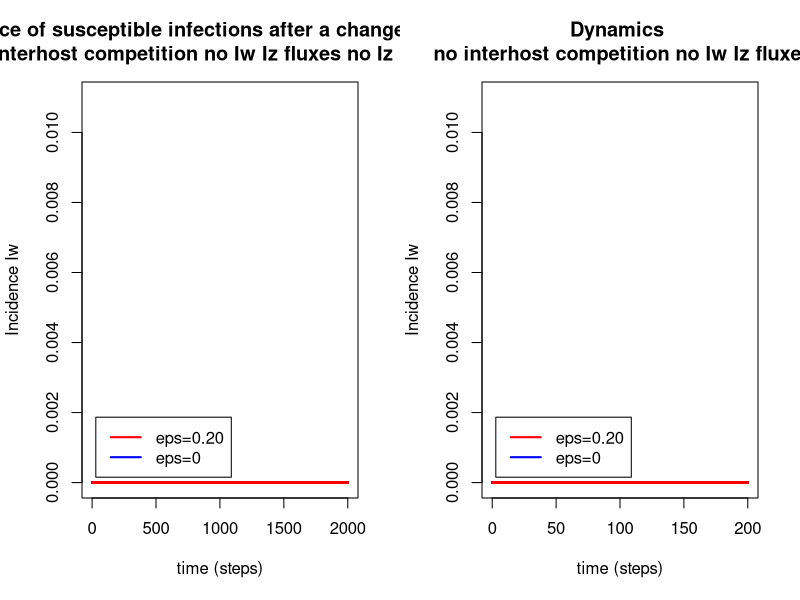
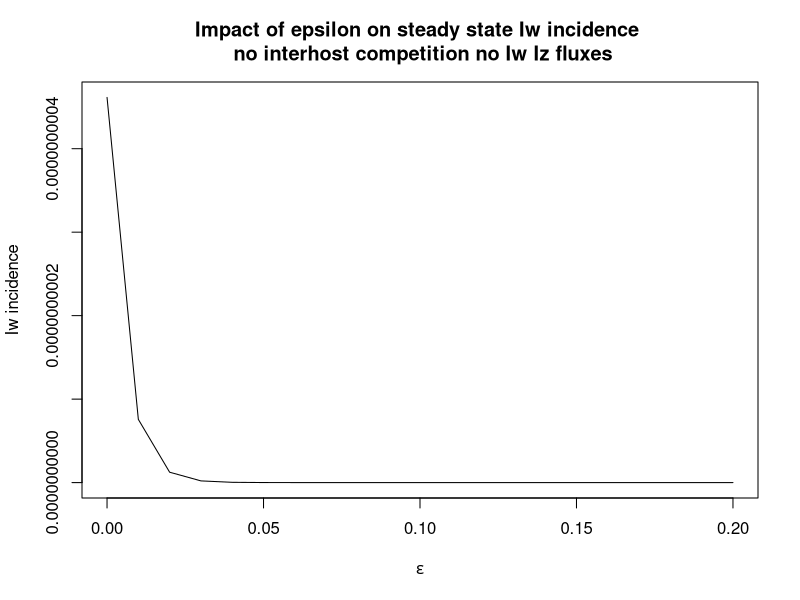
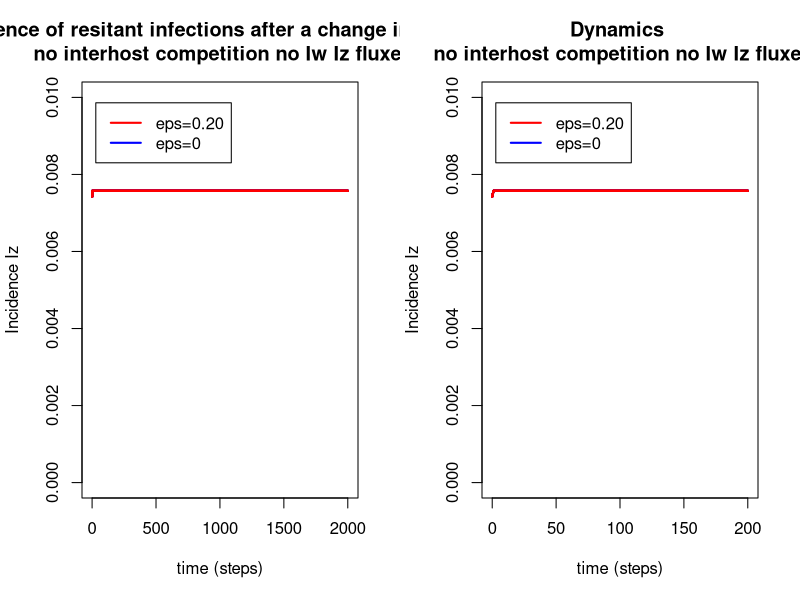
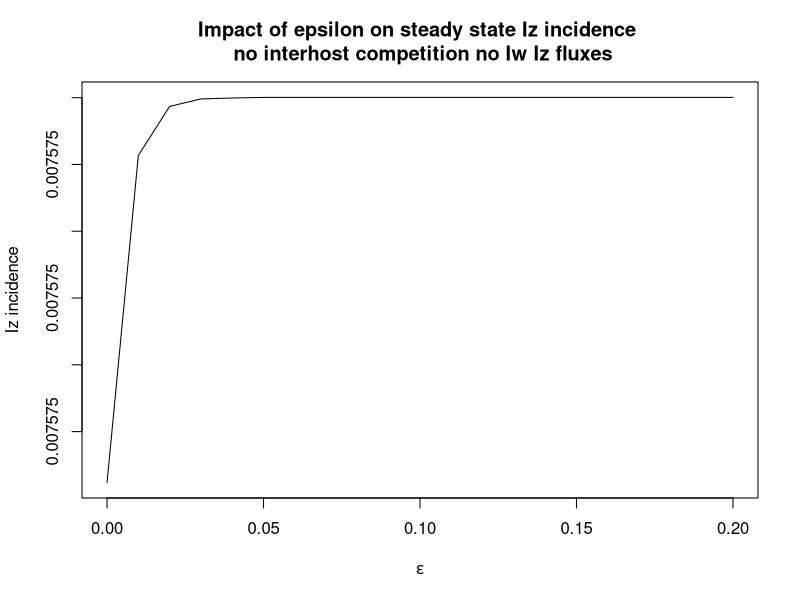
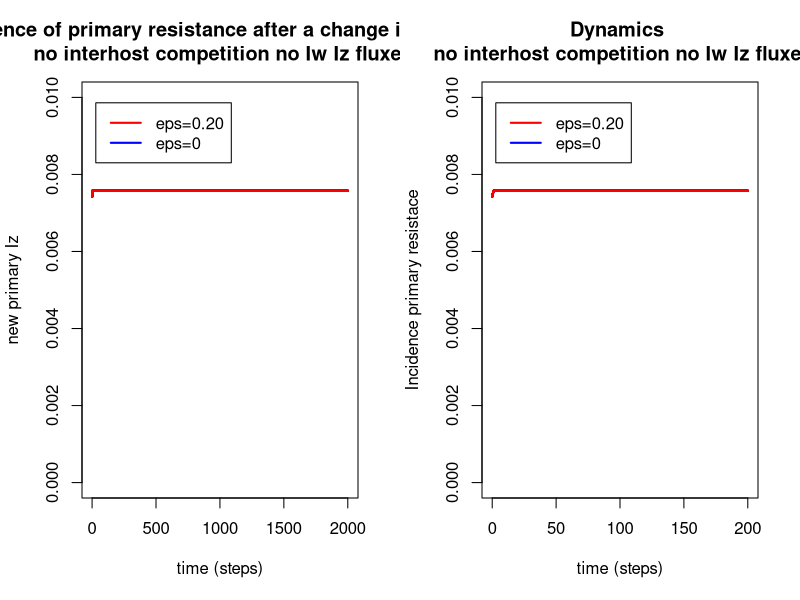
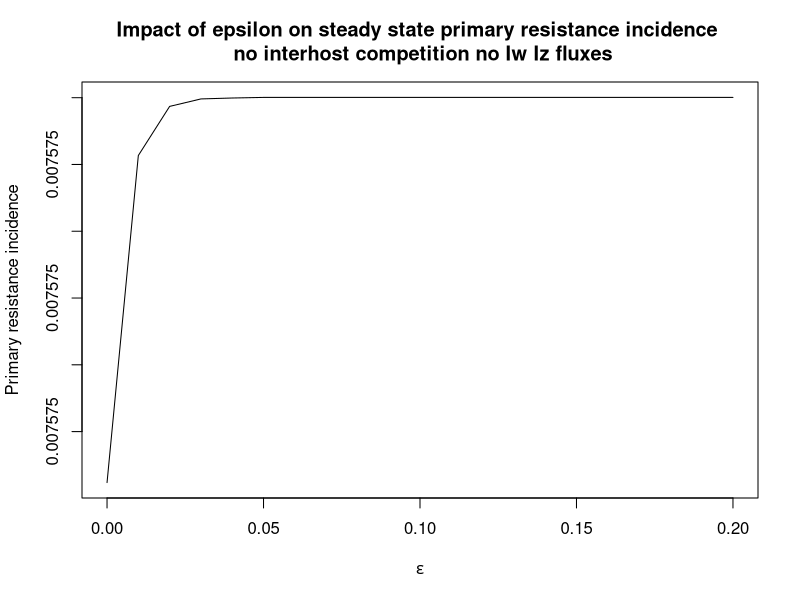
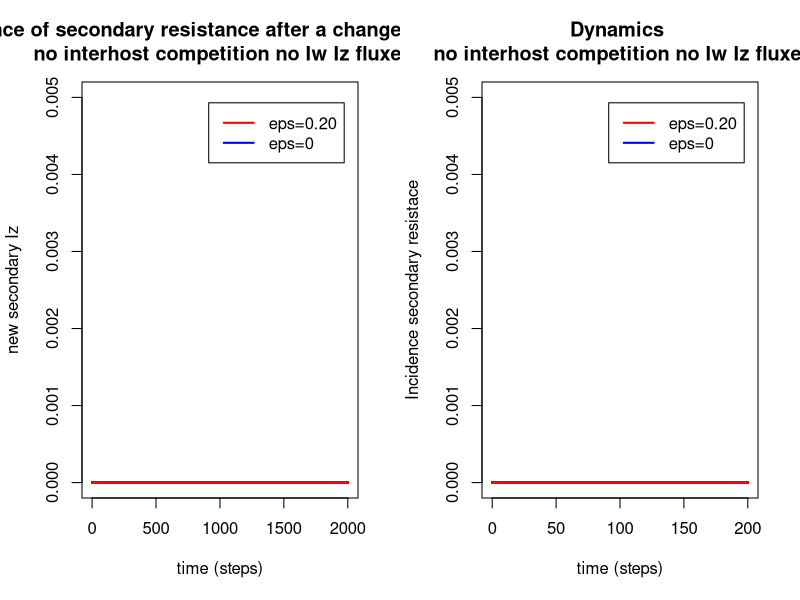
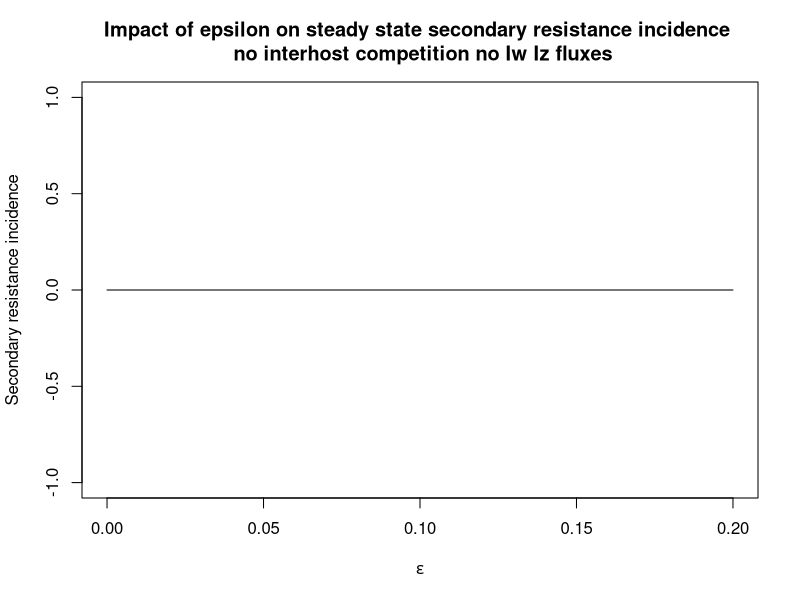

Write the R code that produced these figures, in order.
## ---- chunk 1
library(deSolve)


options("scipen" = 10)

# initial state:
N <- 1
prop <- 0.01 #initial value of Iw and Iz

# time:
a <- 2000 #time span
m <- 1 #time step

zoom <- 100 #after breakpoint 1/zoom step
zoom_area <- 2000 #time span after breakpoint - actually detailed zone rather that zoom

zooming <- 200 #zooming after break point

# parameters
pbeta_w <- 0.04 #transmission parameter of Iw
pbeta_z <- 0.04 #transmission parameter of Iz

pgammaa <- 0.01 #innate recovery rate
pgamma_tilt <- 0.1 #recovery rate of Iw when treated by antibiotics


prho <- 0.05 #probability of clinical failure

#epsilon change over time

peps <- 0.10 #initial value of the ratio of treated patients
pepsi <- seq(0,0.2,by=0.01) #variation of epsilon




## ---- chunk 2
parameters <- c(beta_w=pbeta_w, beta_z=pbeta_z, gamma=pgammaa, gamma_prim=pgamma_tilt, eps=peps)

state <- c(S=1-2*prop, Iw=prop, Iz=prop, dnewcasesIz=0, dnewcasesIw=0, dsecondaryres=0, dprimaryres=0, newS_to_Iw=0, Iz_to_Iw=0, Iw_to_S=0, Iw_to_Iz=0, newS_to_Iz=0, Iz_to_S=0)

times=seq(0, a, by=m)

SIS=function(times, state, parameters){
  with(as.list(c(state,parameters)),
       { dnewcasesIz=beta_z*Iz*S + eps*beta_z*Iz*Iw
         dnewcasesIw=beta_w*Iw*S + (1-eps)*beta_w*Iw*Iz
         dsecondaryres=0
         dprimaryres=beta_z*Iz*S + eps*beta_z*Iz*Iw
         dS = - beta_w*Iw*S - beta_z*Iz*S + gamma*(1-eps)*Iw + gamma_prim*eps*Iw + gamma*Iz
        dIw = beta_w*Iw*S - gamma*(1-eps)*Iw - gamma_prim*eps*Iw
        dIz = beta_z*Iz*S - gamma*Iz
        dnewS_to_Iw = beta_w*Iw*S
        dIz_to_Iw = (1-eps)*beta_w*Iw*Iz
        dIw_to_S = gamma*(1-eps)*Iw + gamma_prim*eps*Iw
        dIz_to_S = gamma*Iz
        dIw_to_Iz = eps*beta_z*Iz*Iw
        dnewS_to_Iz = beta_z*Iz*S
        
        
        
        list(c(dS, dIw, dIz, dnewcasesIz, dnewcasesIw, dsecondaryres, dprimaryres, dnewS_to_Iw, dIz_to_Iw, dIw_to_S,  dIw_to_Iz, dnewS_to_Iz, dIz_to_S))
       })
}

out_init=as.data.frame(
  ode(y=state, times=times, func=SIS, parms=parameters)
)

## ---- chunk 3


colglob <- colorRampPalette(c("blue", "red"))

colforcol <- colglob(length(pepsi))


linfun <- function(x, t){
  lines(t, unlist(x), lty=1, lwd=2, col=colforcol[as.numeric(parent.frame()$i)])
}
## ---- chunk 4


parameters3 <- c(beta_w=pbeta_w, beta_z=pbeta_z, gamma=pgammaa, gamma_prim=pgamma_tilt, eps=peps)


times3=seq(a, a+zoom_area, by=m/zoom)

state3 <- c(S=out_init$S[a+1], Iw=out_init$Iw[a+1], Iz=out_init$Iz[a+1], Iwz=out_init$Iwz[a+1], dnewcasesIz=0, dnewcasesIw=0, dsecondaryres=0, dprimaryres=0, newS_to_Iw=0, Iz_to_Iw=0, Iw_to_S=0, Iw_to_Iz=0, newS_to_Iz=0, Iz_to_S=0)

break_point=function(x){
  parameters3[5] <-x
  out_multi=as.data.frame(
  ode(y=state3, times=times3, func=SIS, parms=parameters3))
  return(out_multi)
}

pepsi <- seq(0, 0.20, by=0.01)

out <- do.call(cbind, lapply(pepsi,break_point))

## ---- chunk 5
#allows to calculate daily incidence
incid = function(x, zoom) {
  der <- rep(0, length(x))
  for (i in 2:length(x)) {
    der[i] <- x[i]-x[i-1]
  }
  der_day <- rep(0, round(length(der)/zoom))
  for (i in 1:round(length(der)/zoom)) {
    der_day[i] <- sum(der[((i-1)*zoom):(i*zoom)])
  }
  return(der_day)
}


## ---- chunk 6
#plotting incidence

#selecting numbers of columns in the out for twenty values of eps after intervention
nnewiz <- seq(5,ncol(out), by=14)
nnewiw <- seq(6,ncol(out), by=14)
nnewsec <- seq(7,ncol(out), by=14)
nnewprim <- seq(8,ncol(out), by=14)

nS_to_Iw <- seq(9,ncol(out), by=14)
nS_to_Iz <- seq(13,ncol(out), by=14)
nIz_to_Iw <- seq(10,ncol(out), by=14)
nIw_to_S <- seq(11,ncol(out), by=14)

nIw_to_Iz <- seq(12,ncol(out), by=14)
nIz_to_S <- seq(14,ncol(out), by=14)


#selecting columns for each incidence type
NewIz <- out[,nnewiz]
NewIw <- out[,nnewiw]
Newsec <- out[,nnewsec]
Newprim <- out[,nnewprim]

NewS_to_Iw <- out[,nS_to_Iw]
NewS_to_Iz <- out[,nS_to_Iz]
NewIz_to_Iw <- out[,nIz_to_Iw]
NewIw_to_S <- out[,nIw_to_S]
NewIz_to_S <- out[,nIz_to_S]
NewIw_to_Iz <- out[,nIw_to_Iz]

#calculating incidence
NewIz <- apply(NewIz, 2, incid, zoom)
NewIw <- apply(NewIw, 2, incid, zoom)
Newsec <- apply(Newsec, 2, incid, zoom)
Newprim <- apply(Newprim, 2, incid, zoom)


NewS_to_Iw <- apply(NewS_to_Iw, 2, incid, zoom)
NewS_to_Iz <- apply(NewS_to_Iz, 2, incid, zoom)
NewIz_to_Iw <- apply(NewIz_to_Iw, 2, incid, zoom)
NewIw_to_S <- apply(NewIw_to_S, 2, incid, zoom)
NewIz_to_S <- apply(NewIz_to_S, 2, incid, zoom)
NewIw_to_Iz <- apply(NewIw_to_Iz, 2, incid, zoom)

Newp <- NewIz/(NewIz+NewIw)
Realp <- NewS_to_Iz/(NewS_to_Iz+NewS_to_Iw)
Recov <- NewIz_to_S+NewIw_to_S
Incidence <- NewS_to_Iw+NewS_to_Iz

#timespan of testing
t2 <- seq(1, zoom_area)

#timespan of testing
linfun <- function(x, t){
  lines(t, unlist(x), lty=1, lwd=2, col=colforcol[as.numeric(parent.frame()$i)])
}

## ---- chunk 7

Iz_zoom <- NewIz[1:(zooming+1),]
Iw_zoom <- NewIw[1:(zooming+1),]
sec_zoom <- Newsec[1:(zooming+1),]
prim_zoom <- Newprim[1:(zooming+1),]
p_zoom <- Newp[1:(zooming+1),]

realp_zoom <- Realp[1:(zooming+1),]
S_to_Iw_zoom <- NewS_to_Iw[1:(zooming+1),]
S_to_Iz_zoom <- NewS_to_Iz[1:(zooming+1),]
Iz_to_Iw_zoom <- NewIz_to_Iw[1:(zooming+1),]
Iw_to_S_zoom <- NewIw_to_S[1:(zooming+1),]
Iz_to_S_zoom <- NewIz_to_S[1:(zooming+1),]
Iw_to_Iz_zoom <- NewIw_to_Iz[1:(zooming+1),]

recov_zoom <- Recov[1:(zooming+1),]
incidence_zoom <- Incidence[1:(zooming+1),]


time_zoom <- seq(0,zooming,by=m)


## ---- chunk 8
nS <- seq(2,ncol(out), by=14)
nIw <- seq(3,ncol(out), by=14)
nIz <- seq(4,ncol(out), by=14)


S <- out[,nS]
Iw <- out[,nIw]
Iz <- out[,nIz]


S_var_ss <- S[nrow(S),]
Iw_var_ss <- Iw[nrow(Iw),]
Iz_var_ss <- Iz[nrow(Iz),]


## ---- chunk 9

Iz_ss <- NewIz[nrow(NewIz),]
Iw_ss <- NewIw[nrow(NewIw),]
sec_ss <- Newsec[nrow(Newsec),]
prim_ss <- Newprim[nrow(Newprim),]
p_ss <- Newp[nrow(Newp),]


#flows of Iw
realp_ss <- Realp[nrow(Realp),]
S_to_Iw_ss <- NewS_to_Iw[nrow(NewS_to_Iw),]
S_to_Iz_ss <- NewS_to_Iz[nrow(NewS_to_Iz),]
Iz_to_Iw_ss <- NewIz_to_Iw[nrow(NewIz_to_Iw),]
Iw_to_S_ss <- NewIw_to_S[nrow(NewIw_to_S),]
Iz_to_S_ss <- NewIz_to_S[nrow(NewIz_to_S),]
Iw_to_Iz_ss <- NewIw_to_Iz[nrow(NewIw_to_Iz),]


recov_ss <- Recov[nrow(Recov),]
incidence_ss <- Incidence[nrow(Incidence),]

epsvar <- pepsi


## ---- chunk 10

par(mfrow=c(1,2))

 
plot(t2, NewIw[,11], main="Incidence of susceptible infections after a change in epsilon \n no interhost competition no Iw Iz fluxes no Iz Iw fluxes", xlab="time (steps)", ylab="Incidence Iw", ylim=c(0,0.011), lty=1, lwd=2, type="l")

capture.output(apply(NewIw, 2, linfun, t2),file='NUL') 

legend("bottomleft" , inset=.05, c("eps=0.20", "eps=0"), lty=c(1,1), lwd=c(2,2), col=c("red", "blue"))

#zoom

plot(time_zoom, Iw_zoom[,11], main="Dynamics \n no interhost competition no Iw Iz fluxes", xlab="time (steps)", ylab="Incidence Iw", ylim=c(0,0.011), lty=1, lwd=2, type="l")

capture.output(apply(Iw_zoom, 2, linfun, time_zoom), file='NUL')

legend("bottomleft" , inset=.05, c("eps=0.20", "eps=0"), lty=c(1,1), lwd=c(2,2), col=c("red", "blue"))

#steady-state Iw incidence

par(mfrow=c(1,1))
plot(epsvar, Iw_ss, xlab=expression(epsilon), ylab="Iw incidence", main = "Impact of epsilon on steady state Iw incidence \n no interhost competition no Iw Iz fluxes", type="l")
## ---- chunk 11

par(mfrow=c(1,2))

plot(t2, NewIz[,11], main="Incidence of resitant infections after a change in epsilon \n no interhost competition no Iw Iz fluxes", xlab="time (steps)", ylab="Incidence Iz", ylim=c(0,0.01), lty=1, lwd=2, type="l")

capture.output(apply(NewIz, 2, linfun, t2), file='NUL')

legend("topleft" , inset=.05, c("eps=0.20", "eps=0"), lty=c(1,1), lwd=c(2,2), col=c("red", "blue"))

#zoom

plot(time_zoom, Iz_zoom[,11], main="Dynamics \n no interhost competition no Iw Iz fluxes", xlab="time (steps)", ylab="Incidence Iz", ylim=c(0,0.01), lty=1, lwd=2, type="l")

capture.output(apply(Iz_zoom, 2, linfun, time_zoom), file='NUL')

legend("topleft" , inset=.05, c("eps=0.20", "eps=0"), lty=c(1,1), lwd=c(2,2), col=c("red", "blue"))


#steady-state Iz incidence

par(mfrow=c(1,1))
plot(epsvar, Iz_ss, xlab=expression(epsilon), ylab="Iz incidence", main = "Impact of epsilon on steady state Iz incidence \n no interhost competition no Iw Iz fluxes", type="l")

## ---- chunk 12

par(mfrow=c(1,2))

plot(t2, Newprim[,11], main="Incidence of primary resistance after a change in epsilon \n no interhost competition no Iw Iz fluxes", xlab="time (steps)", ylab="new primary Iz", ylim=c(0,0.01), lty=1, lwd=2, type="l")

capture.output(apply(Newprim, 2, linfun, t2), file='NUL')

legend("topleft" , inset=.05, c("eps=0.20", "eps=0"), lty=c(1,1), lwd=c(2,2), col=c("red", "blue"))


#zoom

plot(time_zoom, prim_zoom[,11], main="Dynamics \n no interhost competition no Iw Iz fluxes", xlab="time (steps)", ylab="Incidence primary resistace", ylim=c(0,0.01), lty=1, lwd=2, type="l")

capture.output(apply(prim_zoom, 2, linfun, time_zoom), file='NUL')

legend("topleft" , inset=.05, c("eps=0.20", "eps=0"), lty=c(1,1), lwd=c(2,2), col=c("red", "blue"))


#steady-state primary resistance incidence

par(mfrow=c(1,1))
plot(epsvar, prim_ss, xlab=expression(epsilon), ylab="Primary resistance incidence", main = "Impact of epsilon on steady state primary resistance incidence \n no interhost competition no Iw Iz fluxes", type="l")
## ---- chunk 13
par(mfrow=c(1,2))


plot(t2, Newsec[,11], main="Incidence of secondary resistance after a change in epsilon \n no interhost competition no Iw Iz fluxes", xlab="time (steps)", ylab="new secondary Iz", ylim=c(0,0.005), lty=1, lwd=2, type="l")

capture.output(apply(Newsec, 2, linfun, t2), file='NUL')

legend("topright" , inset=.05, c("eps=0.20", "eps=0"), lty=c(1,1), lwd=c(2,2), col=c("red", "blue"))

#zoom

plot(time_zoom, sec_zoom[,11], main="Dynamics \n no interhost competition no Iw Iz fluxes", xlab="time (steps)", ylab="Incidence secondary resistace", ylim=c(0,0.005), lty=1, lwd=2, type="l")

capture.output(apply(sec_zoom, 2, linfun, time_zoom), file='NUL')

legend("topright" , inset=.05, c("eps=0.20", "eps=0"), lty=c(1,1), lwd=c(2,2), col=c("red", "blue"))


#steady-state sec resistance incidence

par(mfrow=c(1,1))
plot(epsvar, sec_ss, xlab=expression(epsilon), ylab="Secondary resistance incidence", main = "Impact of epsilon on steady state secondary resistance incidence \n no interhost competition no Iw Iz fluxes", type="l")
## ---- chunk 14

par(mfrow=c(1,2))

plot(t2, Newp[,11], main="Estimated p after a change in epsilon \n no interhost competition no Iw Iz fluxes", xlab="time (steps)", ylab="p", ylim=c(0,1), lty=1, lwd=2, type="l")

capture.output(apply(Newp, 2, linfun, t2), file='NUL')

legend("topleft" , inset=.05, c("eps=0.20", "eps=0"), lty=c(1,1), lwd=c(2,2), col=c("red", "blue"))

#zoom

plot(time_zoom, p_zoom[,11], main="Dynamics \n no interhost competition no Iw Iz fluxes", xlab="time (steps)", ylab="p", ylim=c(0,1), lty=1, lwd=2, type="l")

capture.output(apply(p_zoom, 2, linfun, time_zoom), file='NUL')

legend("topleft" , inset=.05, c("eps=0.20", "eps=0"), lty=c(1,1), lwd=c(2,2), col=c("red", "blue"))



#steady-state p incidence

par(mfrow=c(1,1))
plot(epsvar, p_ss, xlab=expression(epsilon), ylab="p", main = "Impact of epsilon on steady state p \n no interhost competition no Iw Iz fluxes", type="l")
## ---- chunk 15

par(mfrow=c(1,2))

plot(t2, Realp[,11], main="Estimated real p after a change in epsilon \n no interhost competition no Iw Iz fluxes", xlab="time (steps)", ylab="Real p", ylim=c(0,1), lty=1, lwd=2, type="l")

capture.output(apply(Newp, 2, linfun, t2), file='NUL')

legend("topleft" , inset=.05, c("eps=0.20", "eps=0"), lty=c(1,1), lwd=c(2,2), col=c("red", "blue"))

#zoom

plot(time_zoom, realp_zoom[,11], main="Dynamics \n no interhost competition no Iw Iz fluxes", xlab="time (steps)", ylab="real p", ylim=c(0,1), lty=1, lwd=2, type="l")

capture.output(apply(realp_zoom, 2, linfun, time_zoom), file='NUL')

legend("topleft" , inset=.05, c("eps=0.20", "eps=0"), lty=c(1,1), lwd=c(2,2), col=c("red", "blue"))



#steady-state real p incidence

par(mfrow=c(1,1))
plot(epsvar, realp_ss, xlab=expression(epsilon), ylab="real p", main = "Evolution of p ratio- incidence \n no interhost competition no Iw Iz fluxes", type="l", lwd=2)
## ---- chunk 16
par(mfrow=c(1,2))

plot(t2, NewS_to_Iw[,11], main="Flow : infection of susceptibles after a change in epsilon \n no interhost competition no Iw Iz fluxes", xlab="time (steps)", ylab="S to Iw", ylim=c(0,0.01), lty=1, lwd=2, type="l")

capture.output(apply(NewS_to_Iw, 2, linfun, t2), file='NUL')

legend("bottomleft" , inset=.05, c("eps=0.20", "eps=0"), lty=c(1,1), lwd=c(2,2), col=c("red", "blue"))

#zoom

plot(time_zoom, S_to_Iw_zoom[,11], main="Dynamics \n no interhost competition no Iw Iz fluxes", xlab="time (steps)", ylab="S to Iw", ylim=c(0,0.01), lty=1, lwd=2, type="l")

capture.output(apply(S_to_Iw_zoom, 2, linfun, time_zoom), file='NUL')

legend("bottomleft" , inset=.05, c("eps=0.20", "eps=0"), lty=c(1,1), lwd=c(2,2), col=c("red", "blue"))



#steady-state flow

par(mfrow=c(1,1))
plot(epsvar, S_to_Iw_ss, xlab=expression(epsilon), ylab="S to Iw flow", main = "Impact of epsilon on steady state S to Iw flow \n no interhost competition no Iw Iz fluxes", type="l")


## ---- chunk 17
par(mfrow=c(1,2))

plot(t2, NewS_to_Iz[,11], main="Flow : infection of susceptibles after a change in epsilon \n no interhost competition no Iw Iz fluxes", xlab="time (steps)", ylab="S to Iz", ylim=c(0,0.01), lty=1, lwd=2, type="l")

capture.output(apply(NewS_to_Iz, 2, linfun, t2), file='NUL')

legend("topleft" , inset=.05, c("eps=0.20", "eps=0"), lty=c(1,1), lwd=c(2,2), col=c("red", "blue"))

#zoom

plot(time_zoom, S_to_Iz_zoom[,11], main="Dynamics \n no interhost competition no Iw Iz fluxes", xlab="time (steps)", ylab="S to Iz", ylim=c(0,0.01), lty=1, lwd=2, type="l")

capture.output(apply(S_to_Iz_zoom, 2, linfun, time_zoom), file='NUL')

legend("topleft" , inset=.05, c("eps=0.20", "eps=0"), lty=c(1,1), lwd=c(2,2), col=c("red", "blue"))



#steady-state flow

par(mfrow=c(1,1))
plot(epsvar, S_to_Iz_ss, xlab=expression(epsilon), ylab="S to Iz flow", main = "Impact of epsilon on steady state S to Iz flow \n no interhost competition no Iw Iz fluxes", type="l", lwd=2)


## ---- chunk 18

par(mfrow=c(1,2))

plot(t2, NewIz_to_Iw[,11], main="Flow : infection and conversion of resistant cases after a change in epsilon \n no interhost competition no Iw Iz fluxes", xlab="time (steps)", ylab="Iz to Iw flow", ylim=c(0,0.005), lty=1, lwd=2, type="l")

capture.output(apply(NewIz_to_Iw, 2, linfun, t2), file='NUL')

legend("topleft" , inset=.05, c("eps=0.20", "eps=0"), lty=c(1,1), lwd=c(2,2), col=c("red", "blue"))

#zoom

plot(time_zoom, Iz_to_Iw_zoom[,11], main="Dynamics \n no interhost competition no Iw Iz fluxes", xlab="time (steps)", ylab="Iz to Iw flow", ylim=c(0,0.005), lty=1, lwd=2, type="l")

capture.output(apply(Iz_to_Iw_zoom, 2, linfun, time_zoom), file='NUL')

legend("topleft" , inset=.05, c("eps=0.20", "eps=0"), lty=c(1,1), lwd=c(2,2), col=c("red", "blue"))



#steady-state flow

par(mfrow=c(1,1))
plot(epsvar, Iz_to_Iw_ss, xlab=expression(epsilon), ylab="Iz to Iw flow", main = "Impact of epsilon on steady state Iz to Iw flow \n no interhost competition no Iw Iz fluxes", ylim=c(0,0.005), type="l")


## ---- chunk 19

par(mfrow=c(1,2))

plot(t2, NewIw_to_S[,11], main="Flow : clearance of sensitive cases after a change in epsilon \n no interhost competition no Iw Iz fluxes", xlab="time (steps)", ylab="Iw to S flow", ylim=c(0,0.01), lty=1, lwd=2, type="l")

capture.output(apply(NewIw_to_S, 2, linfun, t2), file='NUL')

legend("topleft" , inset=.05, c("eps=0.20", "eps=0"), lty=c(1,1), lwd=c(2,2), col=c("red", "blue"))

#zoom

plot(time_zoom, Iw_to_S_zoom[,11], main="Dynamics", xlab="time (steps)", ylab="Iw to S flow", ylim=c(0,0.01), lty=1, lwd=2, type="l")

capture.output(apply(Iw_to_S_zoom, 2, linfun, time_zoom), file='NUL')

legend("topleft" , inset=.05, c("eps=0.20", "eps=0"), lty=c(1,1), lwd=c(2,2), col=c("red", "blue"))



#steady-state flow

par(mfrow=c(1,1))
plot(epsvar, Iw_to_S_ss, xlab=expression(epsilon), ylab="Iw to S flow", main = "Impact of epsilon on steady state Iw to S flow \n no interhost competition no Iw Iz fluxes", ylim=c(0,0.01), type="l")


## ---- chunk 20

par(mfrow=c(1,2))

plot(t2, NewIw_to_Iz[,11], main="Flow : gaining resistance in sensitive cases after a change in epsilon \n no interhost competition no Iw Iz fluxes", xlab="time (steps)", ylab="Iw to Iz flow", ylim=c(0,0.005), lty=1, lwd=2, type="l")

capture.output(apply(NewIw_to_Iz, 2, linfun, t2), file='NUL')

legend("topleft" , inset=.05, c("eps=0.20", "eps=0"), lty=c(1,1), lwd=c(2,2), col=c("red", "blue"))

#zoom

plot(time_zoom, Iw_to_Iz_zoom[,11], main="Dynamics", xlab="time (steps)", ylab="Iw to Iz flow", ylim=c(0,0.005), lty=1, lwd=2, type="l")

capture.output(apply(Iw_to_Iz_zoom, 2, linfun, time_zoom), file='NUL')

legend("topleft" , inset=.05, c("eps=0.20", "eps=0"), lty=c(1,1), lwd=c(2,2), col=c("red", "blue"))



#steady-state flow

par(mfrow=c(1,1))
plot(epsvar, Iw_to_Iz_ss, xlab=expression(epsilon), ylab="Iw to Iz flow", main = "Impact of epsilon on steady state Iw to Iz flow \n no interhost competition no Iw Iz fluxes", type="l")


## ---- chunk 21

plot(epsvar, S_to_Iw_ss, xlab=expression(epsilon), ylab="Iw to Iz flow", main = "Comparing strength and evolution \n of different flows related to Iw", type="l", lty=1, col="green", lwd=2)

lines(epsvar, Iw_to_S_ss, lty=1, col="red", lwd=2)
lines(epsvar, Iz_to_Iw_ss, lty=2, col="green", lwd=2)
lines(epsvar, Iw_to_Iz_ss, lty=2, col="red", lwd=2)

legend("topright", inset=.05, c("Inflow S to Iw", "Inflow Iz to Iw", "Outflow Iw to S", "Outflow Iw to Iz"), lty=c(1,2,1,2), lwd=rep(2,4), col=c("green", "green", "red", "red"))


## ---- chunk 22

plot(epsvar, Iz_ss, xlab=expression(epsilon), ylab="Incidence", main = "Incidence of resistant cases \n no interhost competition no Iw Iz fluxes", type="l", lwd=2)
lines(epsvar, sec_ss, lty=3, lwd=2)
lines(epsvar, prim_ss, lty=2, lwd=2)

legend("topleft", inset=.05, c("Iz", "Primary Iz", "Secondary Iz"), lty=c(1,2,3), lwd=rep(2,3))

plot(epsvar, Iw_ss, xlab=expression(epsilon), ylab="Incidence", main = "Resistant vs sensitive incidence \n no interhost competition no Iw Iz fluxes", type="l", col="green", lwd=2)
lines(epsvar, Iz_ss, col="purple", lwd=2)
legend("topright", inset=.05, c("Resistant", "Sensitive"), col=c("purple", "green"), lwd=c(2,2))


Iwz_ss <- S_to_Iz_ss + S_to_Iw_ss

plot(epsvar, Iwz_ss, xlab=expression(epsilon), ylab="Proportion flow", main = "Incidence \n no interhost competition no Iw Iz fluxes", type="l", col="red", lwd=2, ylim=c(0,0.012))
lines(epsvar, S_to_Iz_ss, lty=2, col="red", lwd=2)
lines(epsvar, S_to_Iw_ss, lty=3, col="red", lwd=2)

legend("bottomleft", inset=.05, c("Global", "Resistant", "Sensitive"), col=c("red","red", "red"), lwd=c(2,2,2), lty=c(1,2,3))


Clear <- Iw_to_S_ss + Iz_to_S_ss

plot(epsvar, Clear, xlab=expression(epsilon), ylab="Proportion flow", main = "Clearance \n no interhost competition no Iw Iz fluxes", type="l", col="green", lwd=2, ylim=c(0,0.012))
lines(epsvar, Iz_to_S_ss, lty=2, col="green", lwd=2)
lines(epsvar, Iw_to_S_ss, lty=3, col="green", lwd=2)

legend("bottomleft", inset=.05, c("Global", "Resistant", "Sensitive"), col=rep('green',3), lwd=c(2,2,2), lty=c(1,2,3))
## ---- chunk 23
recov_ss <- Iw_to_S_ss+Iz_to_S_ss

plot(epsvar, recov_ss, xlab=expression(epsilon), ylab="proportion change", main = "Comparing strength and evolution of different flows \n no interhost competition no Iw Iz fluxes", type="l", lty=1, col="green", lwd=2, ylim=c(0, 0.01))

lines(epsvar, incidence_ss, lty=1, col="red", lwd=2)
lines(epsvar, S_to_Iz_ss, lty=2, col="red", lwd=2)
lines(epsvar, S_to_Iw_ss, lty=3, col="red", lwd=2)
lines(epsvar, Iw_to_S_ss, lty=3, col="green", lwd=2)
lines(epsvar, Iz_to_S_ss, lty=2, col="green", lwd=2)
lines(epsvar, Iw_to_Iz_ss, lty=2, col="orange", lwd=2)
lines(epsvar, Iz_to_Iw_ss, lty=3, col="orange", lwd=2)

legend("topright", inset=.05, c("Incidence", "S to Iz", "S to Iw", "Recovery", "Iz to S", "Iw to S", "Iw to Iz", "Iz to Iw"), lty=c(1,2,3,1,2,3,2,3), lwd=rep(2,8), col=c(rep("red",3), rep("green",3), rep("orange",2)))

plot(epsvar, S_var_ss, xlab=expression(epsilon), ylab="ratio", main = "Steady-states : treatment variations \n no interhost competition no Iw Iz fluxes", type="l", lty=1, lwd=2, ylim=c(0, 1))

lines(epsvar, Iw_var_ss, lty=3, lwd=2)
lines(epsvar, Iz_var_ss, lty=2, lwd=2)

legend("topright", inset=.05, c("S", "Iz", "Iw"), lty=c(1,2,3), lwd=rep(2,3))
## ---- chunk 24

prodSIz_ss <- S_var_ss*Iz_var_ss
prodSIw_ss <- S_var_ss*Iw_var_ss

plot(epsvar, prodSIw_ss, xlab=expression(epsilon), ylab="Mass product", main = "Evolution of mass product at steady state \n no interhost competition no Iw Iz fluxes", type="l", lty=3, lwd=2, ylim=c(0, 0.25))

lines(epsvar, prodSIz_ss, lty=2, lwd=2)


legend("topright", inset=.05, c("S*Iz", "S*Iw"), lty=c(2,3), lwd=rep(2,8))

## ---- chunk 25

p_prevalence_ss <- Iz_var_ss/(Iw_var_ss+Iz_var_ss)



plot(epsvar, p_prevalence_ss, xlab=expression(epsilon), ylab="p", main = "Evolution of p ratio - prevalence \n no interhost competition no Iw Iz fluxes", type="l", lty=1, lwd=2, ylim=c(0, 1))


## ---- chunk 26

burden <- (Iw_var_ss+Iz_var_ss)



plot(epsvar, burden, xlab=expression(epsilon), ylab="Iw+Iz", main = "Steady-state burden of infection \n no interhost competition no Iw Iz fluxes", type="l", lty=1, lwd=2, ylim=c(0, 1))


## ---- chunk 27

new_cases <- NewS_to_Iz + NewS_to_Iw

new_cases_zoom <- new_cases[1:(zooming+1),]

plot(t2, new_cases[,11], main="Global incidence : dynamics \n no interhost competition no Iw Iz fluxes", xlab="time (steps)", ylab="Iw+Iz incidence", ylim=c(0,0.01), lty=1, lwd=2, type="l")

capture.output(apply(new_cases, 2, linfun, t2), file='NUL')

legend("bottomleft" , inset=.05, c("eps=0.20", "eps=0"), lty=c(1,1), lwd=c(2,2), col=c("red", "blue"))


plot(time_zoom, new_cases_zoom[,11], main="Global incidence : zoom \n no interhost competition no Iw Iz fluxes", xlab="time (steps)", ylab="Iw+Iz incidence", ylim=c(0.0,0.01), lty=1, lwd=2, type="l")

capture.output(apply(new_cases_zoom, 2, linfun, time_zoom), file='NUL')

legend("bottomleft" , inset=.05, c("eps=0.20", "eps=0"), lty=c(1,1), lwd=c(2,2), col=c("red", "blue"))

## ---- chunk 28

par(mfrow=c(1,2))


#zoom Iw_to_Iz

plot(time_zoom, Iw_to_Iz_zoom[,11], main="Dynamics Iw to Iz \n no interhost competition no Iw Iz fluxes", xlab="time (steps)", ylab="Iw to Iz flow", ylim=c(0,0.005), lty=1, lwd=2, type="l")

capture.output(apply(Iw_to_Iz_zoom, 2, linfun, time_zoom), file='NUL')

legend("topleft" , inset=.05, c("eps=0.20", "eps=0"), lty=c(1,1), lwd=c(2,2), col=c("red", "blue"))

#zoom Iz_to_Iw

plot(time_zoom, Iz_to_Iw_zoom[,11], main="Dynamics Iz to Iw \n no interhost competition no Iw Iz fluxes", xlab="time (steps)", ylab="Iz to Iw flow", ylim=c(0,0.005), lty=1, lwd=2, type="l")

capture.output(apply(Iz_to_Iw_zoom, 2, linfun, time_zoom), file='NUL')

legend("topleft" , inset=.05, c("eps=0.20", "eps=0"), lty=c(1,1), lwd=c(2,2), col=c("red", "blue"))


## ---- chunk 29

par(mfrow=c(1,1))

net_Iw_S <- S_to_Iw_zoom - Iw_to_S_zoom
net_Iz_S <- Iz_to_S_zoom - S_to_Iz_zoom
net_Iw_Iz <- Iw_to_Iz_zoom - Iz_to_Iw_zoom


#net Iw S flow

plot(time_zoom, net_Iw_S[,11], main="Net flow : Iw to S \n no interhost competition no Iw Iz fluxes", xlab="time (steps)", ylab="Iw to S", ylim=c(-0.004,0.004), lty=1, lwd=2, type="l")

capture.output(apply(net_Iw_S, 2, linfun, time_zoom), file='NUL')

legend("topleft" , inset=.05, c("eps=0.20", "eps=0"), lty=c(1,1), lwd=c(2,2), col=c("red", "blue"))

#net Iz S flow


plot(time_zoom, net_Iz_S[,11], main="Net flow : S to Iz \n no interhost competition no Iw Iz fluxes", xlab="time (steps)", ylab="Iz to S", ylim=c(-0.004, 0.004), lty=1, lwd=2, type="l")

capture.output(apply(net_Iz_S, 2, linfun, time_zoom), file='NUL')

legend("topleft" , inset=.05, c("eps=0.20", "eps=0"), lty=c(1,1), lwd=c(2,2), col=c("red", "blue"))



#net Iw Iz flow


plot(time_zoom, net_Iw_Iz[,11], main="Net flow : S to Iz \n no interhost competition no Iw Iz fluxes", xlab="time (steps)", ylab="Iw to Iz", ylim=c(-0.004,0.004), lty=1, lwd=2, type="l")

capture.output(apply(net_Iw_Iz, 2, linfun, time_zoom), file='NUL')

legend("topleft" , inset=.05, c("eps=0.20", "eps=0"), lty=c(1,1), lwd=c(2,2), col=c("red", "blue"))


## ---- chunk 30
alpha1 <- 0.1
alpha2 <- 0.01

epsico <- seq(0, 0.18, by=0.01)
epsico_ext <- epsvar

steady_Iz_eps <- Iz_var_ss
steady_Iw_eps <- Iw_var_ss

fatality <- epsico_ext*steady_Iw_eps*alpha2 + (1-epsico_ext)*steady_Iw_eps*alpha1 + steady_Iz_eps*alpha1 

plot(epsico_ext, fatality, main="Fatality \n no interhost competition no Iw Iz fluxes", xlab=expression(epsilon), ylab="fatality, ratio", lty=1, lwd=2, type="l", col="green", ylim=c(0,0.1))
